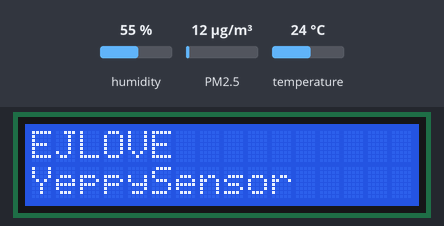
The sketch below on a simulated Arduino Uno, built with avr-gcc and run on an emulated ATmega328P. On the bench: 16×2 character LCD. Wiring (inferred from the names in the program): dust sensor: data pin 8. Inputs (shaded band) come from the test bench; at power-on: humidity 55 %, PM2.5 12 µg/m³, temperature 24 °C.

Above: at 0.2 s.
At 22.1 s:
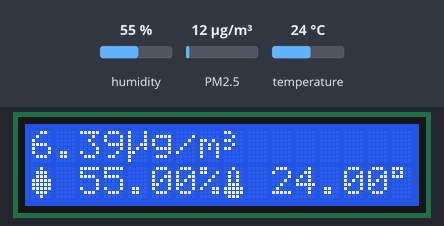

The sketch:

YeppySensor.ino
```cpp
#include <Wire.h>
#include <LiquidCrystal_I2C.h>
#include <DHT11.h>

// init lcd
LiquidCrystal_I2C lcd(0x27, 16, 2);

// lcd images
byte temperatureImage[] = {0x04, 0x0A, 0x0A, 0x0A, 0x0E, 0x1F, 0x1F, 0x0E};
byte humidityImage[] = {0x04, 0x0E, 0x0E, 0x1F, 0x1F, 0x1F, 0x0E};
byte doImage[] = {0x1C, 0x14, 0x1C, 0x00, 0x00, 0x00, 0x00, 0x00};
byte mircoImage[] = {0x11, 0x11, 0x11, 0x13, 0x15, 0x18, 0x10, 0x10};
byte threeImage[] = {0x18, 0x04, 0x18, 0x04, 0x18, 0x00, 0x00, 0x00};

// digital pin
const int DHT_PIN = 2;
const int DUST_PIN = 8;
const int MOTOR_PIN = 5; // relay will be here

// humidity sensor
float humidity = 0;
float temperature = 0;

// dust sensor
unsigned long duration;
unsigned long calcTime;
unsigned long sampleTime = 2000;
unsigned long lowPulseOccupancy = 0;
float ratio = 0;
float concentration = 0;
float dustDensity = 0;

// sample moving average filter
const int COUNT_NUM = 10;
float dustArray[COUNT_NUM];
int readIndex = 0;
float dustTotal = 0;
float dustAverage = 0;
boolean dustCycle = false;


// initial DHT11
DHT11 dht11(DHT_PIN);

// initial Serial
void initialSerial() {
  Serial.begin(9600);
}

// initial pin
void initialPin() {
  pinMode(DUST_PIN, INPUT);
  //pinMode(MOTOR_PIN, INPUT);
}

// initial lcd
void initialLcd() {
  lcd.begin();
  lcd.backlight();

  lcd.createChar(0, humidityImage);
  lcd.createChar(1, temperatureImage);
  lcd.createChar(2, doImage);
  lcd.createChar(3, mircoImage);
  lcd.createChar(4, threeImage);

  lcd.home();
  lcd.print("EJLOVE");
  lcd.setCursor(0, 1);
  lcd.print("YeppySensor");
}

void initialAverage() {
  for (int i = 0; i < COUNT_NUM; i++) {
    dustArray[i] = 0;
  }
}


void calcSensor() {
  duration = pulseIn(DUST_PIN, LOW);
  lowPulseOccupancy += duration;

  if ((millis() - calcTime) > sampleTime) {
    ratio = lowPulseOccupancy / (sampleTime * 10.0);
    // using spec sheet curve
    concentration = 1.1 * pow(ratio, 3) - 3.8 * pow(ratio, 2) + 520 * ratio + 0.62;
    dustDensity = (concentration * 100) / 13000;

    // sometimes return 0.00
    if (dustDensity > 0.009) {
      dustTotal -= dustArray[readIndex];
      dustArray[readIndex] = dustDensity;
      dustTotal += dustDensity;
      readIndex++;

      if (readIndex >= COUNT_NUM) {
        readIndex = 0;
        dustCycle = true;
      }

      dustAverage = dustTotal / COUNT_NUM;
    }

    lowPulseOccupancy = 0.0;
    calcTime = millis();
    dht11.read(humidity, temperature);
  }
}


// print lcd
void printLcd() {
  //lcd.clear();
  lcd.setCursor(0, 0);
  lcd.print(dustAverage);
  lcd.write(3);
  lcd.print("g/m");
  lcd.write(4);
  lcd.print("  ");

  lcd.setCursor(0, 1);
  lcd.write(0);
  lcd.print(" ");
  lcd.print(humidity);
  lcd.print("%");
  lcd.write(1);
  lcd.print(" ");
  lcd.print(temperature);
  lcd.write(2);
  lcd.print("C ");
}

void debugLcd() {
  lcd.clear();
  lcd.setCursor(0, 0);
  lcd.print(lowPulseOccupancy);
}

void setup() {
  initialSerial();
  initialPin();
  initialLcd();
  initialAverage();
  calcTime = millis();
}

void loop() {
  calcSensor();
  if (dustDensity > 0 && dustCycle == true) {
    printLcd();
  }
}
```
